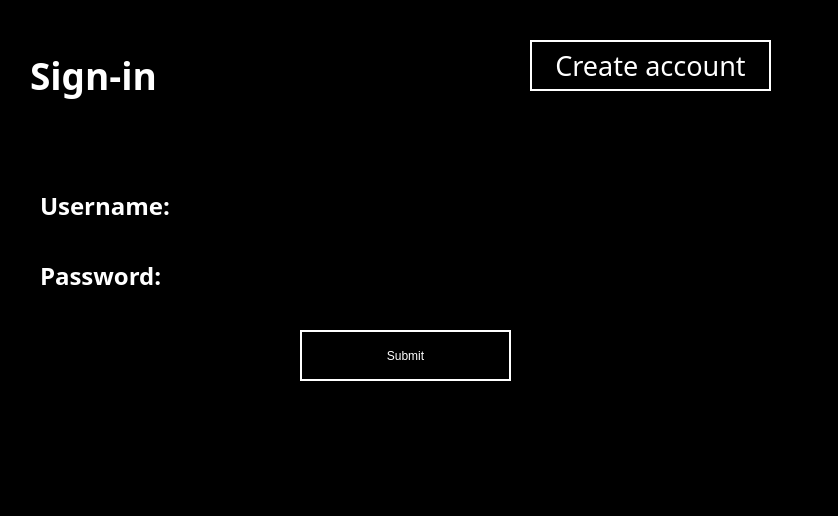
<?xml version="1.0" encoding="UTF-8"?>
<ui version="4.0">
 <class>MainWindow</class>
 <widget class="QMainWindow" name="MainWindow">
  <property name="geometry">
   <rect>
    <x>0</x>
    <y>0</y>
    <width>838</width>
    <height>516</height>
   </rect>
  </property>
  <property name="windowTitle">
   <string>MainWindow</string>
  </property>
  <property name="styleSheet">
   <string notr="true">background-color: rgb(0, 0, 0);</string>
  </property>
  <widget class="QWidget" name="centralwidget">
   <widget class="QLabel" name="label">
    <property name="geometry">
     <rect>
      <x>30</x>
      <y>30</y>
      <width>161</width>
      <height>91</height>
     </rect>
    </property>
    <property name="font">
     <font>
      <family>Bahnschrift</family>
      <pointsize>28</pointsize>
      <weight>75</weight>
      <bold>true</bold>
     </font>
    </property>
    <property name="styleSheet">
     <string notr="true">color: rgb(255, 255, 255);</string>
    </property>
    <property name="text">
     <string>Sign-in</string>
    </property>
   </widget>
   <widget class="QLabel" name="label_2">
    <property name="geometry">
     <rect>
      <x>40</x>
      <y>190</y>
      <width>161</width>
      <height>31</height>
     </rect>
    </property>
    <property name="font">
     <font>
      <family>Bahnschrift</family>
      <pointsize>18</pointsize>
      <weight>75</weight>
      <bold>true</bold>
     </font>
    </property>
    <property name="styleSheet">
     <string notr="true">color: rgb(255, 255, 255);</string>
    </property>
    <property name="text">
     <string>Username:</string>
    </property>
   </widget>
   <widget class="QLabel" name="label_3">
    <property name="geometry">
     <rect>
      <x>40</x>
      <y>260</y>
      <width>161</width>
      <height>31</height>
     </rect>
    </property>
    <property name="font">
     <font>
      <family>Bahnschrift</family>
      <pointsize>18</pointsize>
      <weight>75</weight>
      <bold>true</bold>
     </font>
    </property>
    <property name="styleSheet">
     <string notr="true">color: rgb(255, 255, 255);</string>
    </property>
    <property name="text">
     <string>Password:</string>
    </property>
   </widget>
   <widget class="QLineEdit" name="lineEdit">
    <property name="geometry">
     <rect>
      <x>210</x>
      <y>180</y>
      <width>461</width>
      <height>51</height>
     </rect>
    </property>
    <property name="font">
     <font>
      <family>Bahnschrift</family>
      <pointsize>18</pointsize>
     </font>
    </property>
    <property name="styleSheet">
     <string notr="true">color: rgb(255, 255, 255);</string>
    </property>
    <property name="text">
     <string/>
    </property>
   </widget>
   <widget class="QLineEdit" name="lineEdit_2">
    <property name="geometry">
     <rect>
      <x>210</x>
      <y>250</y>
      <width>461</width>
      <height>51</height>
     </rect>
    </property>
    <property name="font">
     <font>
      <family>Bahnschrift</family>
      <pointsize>18</pointsize>
     </font>
    </property>
    <property name="styleSheet">
     <string notr="true">color: rgb(255, 255, 255);</string>
    </property>
    <property name="text">
     <string/>
    </property>
   </widget>
   <widget class="QPushButton" name="pushButton">
    <property name="geometry">
     <rect>
      <x>300</x>
      <y>330</y>
      <width>211</width>
      <height>51</height>
     </rect>
    </property>
    <property name="styleSheet">
     <string notr="true">QPushButton	{
	background-color: rgb(0, 0, 0);
	color: rgb(255, 255, 255);
	font: 75 24pt &quot;Bahnschrift&quot;;
	border: 2px solid rgb(255, 255, 255);
}

QPushButton:hover  {
	background-color: rgb(255, 255, 255);
	color: rgb(0, 0, 0);
	font: 75 24pt &quot;Bahnschrift&quot;;
	border: 2px solid rgb(255, 255, 255);
}</string>
    </property>
    <property name="text">
     <string>Submit</string>
    </property>
   </widget>
   <widget class="QLabel" name="label_4">
    <property name="geometry">
     <rect>
      <x>30</x>
      <y>430</y>
      <width>771</width>
      <height>31</height>
     </rect>
    </property>
    <property name="font">
     <font>
      <family>Bahnschrift</family>
      <pointsize>18</pointsize>
      <weight>75</weight>
      <bold>true</bold>
     </font>
    </property>
    <property name="styleSheet">
     <string notr="true">color: rgb(255, 255, 255);</string>
    </property>
    <property name="text">
     <string/>
    </property>
   </widget>
   <widget class="QPushButton" name="pushButton_2">
    <property name="geometry">
     <rect>
      <x>530</x>
      <y>40</y>
      <width>241</width>
      <height>51</height>
     </rect>
    </property>
    <property name="font">
     <font>
      <family>Bahnschrift</family>
      <pointsize>20</pointsize>
      <weight>9</weight>
      <italic>false</italic>
      <bold>false</bold>
     </font>
    </property>
    <property name="autoFillBackground">
     <bool>false</bool>
    </property>
    <property name="styleSheet">
     <string notr="true">QPushButton	{
	background-color: rgb(0, 0, 0);
	color: rgb(255, 255, 255);
	font: 75 20pt &quot;Bahnschrift&quot;;
	border: 2px solid rgb(255, 255, 255);
}

QPushButton:hover  {
	background-color: rgb(255, 255, 255);
	color: rgb(0, 0, 0);
	font: 75 20pt &quot;Bahnschrift&quot;;
	border: 2px solid rgb(255, 255, 255);
}</string>
    </property>
    <property name="text">
     <string>Create account</string>
    </property>
    <property name="autoDefault">
     <bool>false</bool>
    </property>
    <property name="default">
     <bool>false</bool>
    </property>
    <property name="flat">
     <bool>false</bool>
    </property>
   </widget>
  </widget>
  <widget class="QStatusBar" name="statusbar"/>
 </widget>
 <resources/>
 <connections/>
</ui>
